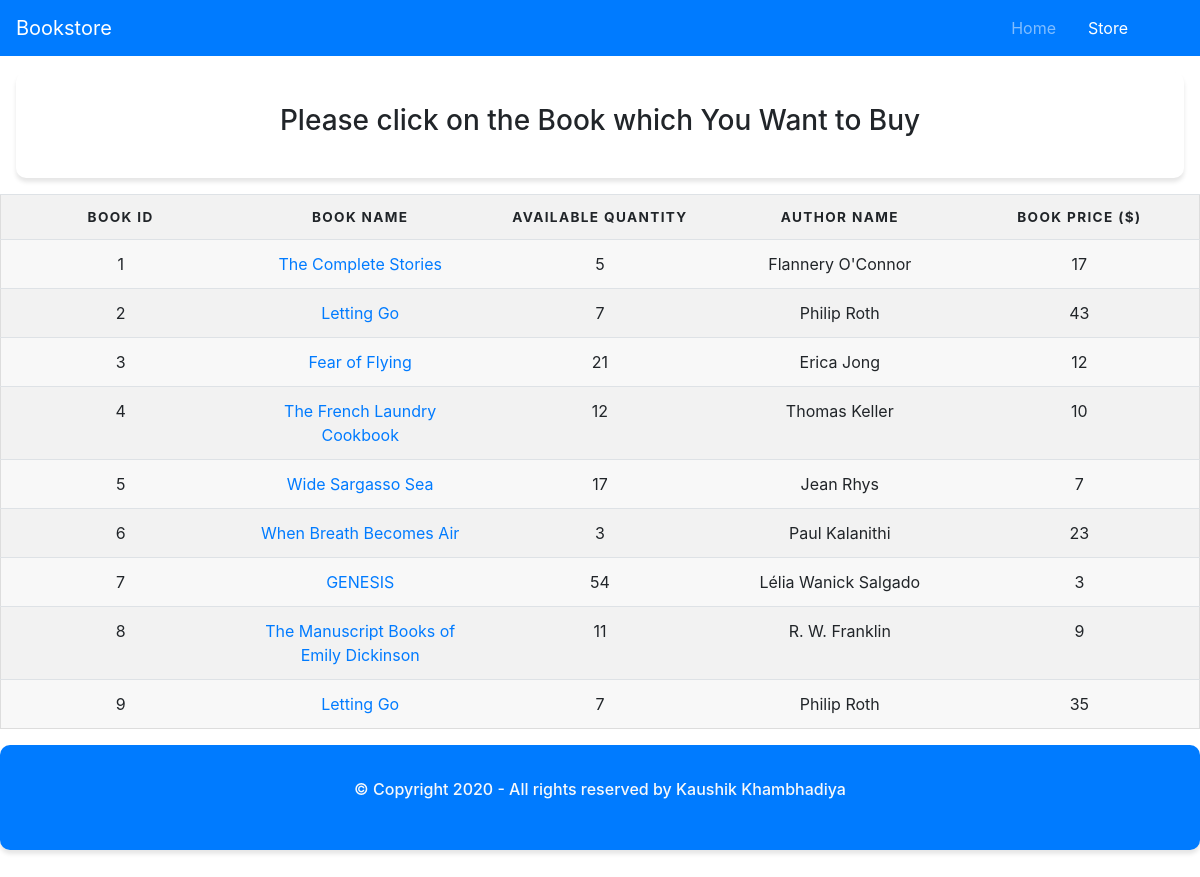
The page /store.php on the database its author committed.
### tables this page shows
CREATE TABLE `bookinventory` (
  `bookid` int(11) NOT NULL,
  `bookname` varchar(255) NOT NULL,
  `available_quantity` int(11) NOT NULL,
  `author_name` varchar(255) NOT NULL,
  `price` int(11) NOT NULL
);

### store.php (the view, shortened to what this page needs)
<?php
require("mysqli_connect.php");
?>
<!DOCTYPE html>
<html lang="en">
<head>
    <link rel="stylesheet" href="css/bootstrap.css">
        <link rel="stylesheet" type="text/css" href="css/main.css">
     <link rel="stylesheet" href="https://stackpath.bootstrapcdn.com/bootstrap/4.5.2/css/bootstrap.min.css">
</head>
<body>
<nav class="navbar navbar-expand-lg navbar-dark bg-primary">
    <a class="navbar-brand" href="index.php">Bookstore</a>
    <div class="collapse navbar-collapse" id="navbarSupportedContent">
        <ul class="navbar-nav ml-auto mr-5">
            <li class="nav-item  mr-3">
                <a class="nav-link" href="index.php">Home</a>
            </li>
            <li class="nav-item active">
                <a class="nav-link" href="store.php">Store</a>
            </li>
    </div>
</nav>
<div class="row m-3">
    <div class="col-md-12">
        <h3 class="text-center">Please click on the Book which You Want to Buy </h3>
    </div>
</div>
<div>
    <table class="table table-striped">
        <tr class="text-center">
            <th>Book ID</th>
            <th>Book Name</th>
            <th>Available Quantity</th>
            <th>Author Name</th>
             <th>Book Price ($)</th>
        </tr>
        <?php
        $query = "SELECT * FROM bookinventory";
        $result = @mysqli_query($dbc, $query);
        while ($row = mysqli_fetch_array($result)) {
            echo "<tr class='text-center'>
                     <td>{$row['bookid']}</td>
                     <td><a style='text-decoration: none;color:rgb(30,144,255))' href='checkout.php?name={$row['bookname']}'>{$row['bookname']}</a></td>
                     <td>{$row['available_quantity']}</td>
                     <td>{$row['author_name']}</td>
                     <td>{$row['price']}</td>
                  </tr>";
        }
        ?>
    </table>
</div>
    <footer>
   <footer>
<div class="container-fluid mt-3">
    <div class="row bg-primary">
        <div class="col-md-12 text-center text-light">
            <p>&copy; Copyright 2020 - All rights reserved by Kaushik Khambhadiya</p>
        </div>
    </div>
</div>
</footer>
</body>
</html>

### css/main.css (style rules this page uses)
p { line-height: 25px; font-size: 16px; font-weight: 500; }
.row { background-color: white; padding: 2em; border-radius: 10px; box-shadow: 0 4px 4px rgba(0,0,0,0.1); margin-bottom: 2em; }
table { border: 1px solid #ccc; border-collapse: collapse; margin: 0; padding: 0; width: 100%; table-layout: fixed; }
table tr { background-color: #f8f8f8; border: 1px solid #ddd; padding: .35em; }
table th, table td { padding: .625em; text-align: center; }
table th { font-size: .85em; letter-spacing: .1em; text-transform: uppercase; }

### rows shown on the page
bookinventory: bookid "1", bookname "The Complete Stories", available_quantity "5", author_name "Flannery O'Connor", price "17"
bookinventory: bookid "2", bookname "Letting Go", available_quantity "7", author_name "Philip Roth", price "43"
bookinventory: bookid "3", bookname "Fear of Flying", available_quantity "21", author_name "Erica Jong", price "12"
bookinventory: bookid "4", bookname "The French Laundry Cookbook", available_quantity "12", author_name "Thomas Keller", price "10"
bookinventory: bookid "5", bookname "Wide Sargasso Sea", available_quantity "17", author_name "Jean Rhys", price "7"
bookinventory: bookid "6", bookname "When Breath Becomes Air", available_quantity "3", author_name "Paul Kalanithi", price "23"
bookinventory: bookid "7", bookname "GENESIS", available_quantity "54", author_name "Lélia Wanick Salgado", price "3"
bookinventory: bookid "8", bookname "The Manuscript Books of Emily Dickinson", available_quantity "11", author_name "R. W. Franklin", price "9"
bookinventory: bookid "9", bookname "Letting Go", available_quantity "7", author_name "Philip Roth", price "35"
